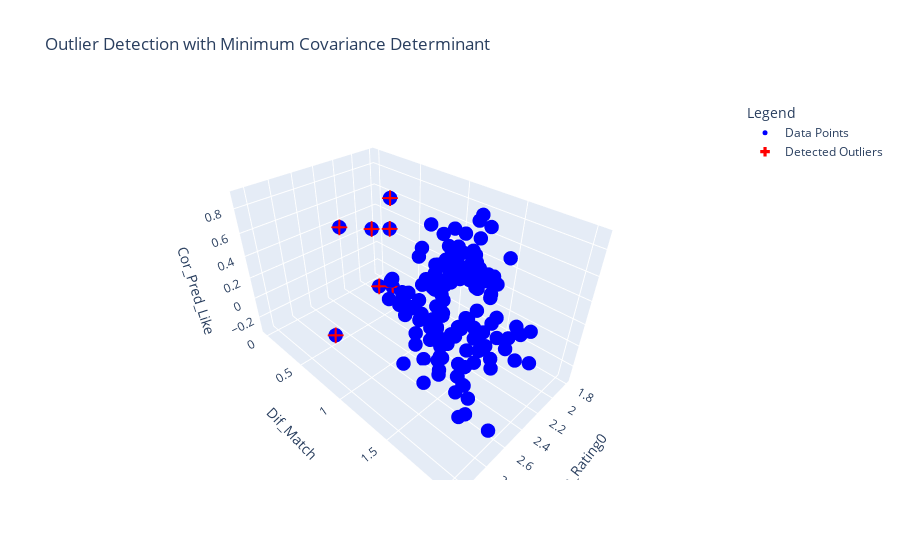

Write notebook code for a chart like this one.
### Code cell
import plotly.graph_objects as go
import pandas as pd
from sklearn.covariance import MinCovDet

# Assuming 'baseline' is your DataFrame and it has been imported already

# Drop the 'Subject' column and store the result for reuse
data_without_subject = baseline.drop("Subject", axis=1)

# Fit MinCovDet to the data without the 'Subject' column
robust_cov = MinCovDet().fit(data_without_subject)

# Calculate the Mahalanobis distance for each point
mahalanobis_distance = robust_cov.mahalanobis(data_without_subject)
# Define a threshold for outliers as the 95th percentile of these distances
threshold = np.percentile(mahalanobis_distance, 95)
outliers_baseline = mahalanobis_distance > threshold

# Create a Plotly figure
fig = go.Figure()

# Add normal data points
fig.add_trace(go.Scatter3d(
    x=data_without_subject['Mean_Rating0'],
    y=data_without_subject['Dif_Match'],
    z=data_without_subject['Cor_Pred_Like'],
    mode='markers',
    marker=dict(
        size=5,
        color='blue',  # normal points in blue
    ),
    name='Data Points'
))

# Add detected outliers
fig.add_trace(go.Scatter3d(
    x=data_without_subject.loc[outliers_baseline, 'Mean_Rating0'],
    y=data_without_subject.loc[outliers_baseline, 'Dif_Match'],
    z=data_without_subject.loc[outliers_baseline, 'Cor_Pred_Like'],
    mode='markers',
    marker=dict(
        size=8,
        color='red',  # outliers in red
        symbol='cross'
    ),
    name='Detected Outliers'
))

# Update plot layout
fig.update_layout(
    title='Outlier Detection with Minimum Covariance Determinant',
    scene=dict(
        xaxis_title='Mean_Rating0',
        yaxis_title='Dif_Match',
        zaxis_title='Cor_Pred_Like'
    ),
    legend_title_text='Legend'
)

fig.show()

### Figure 1 — Plotly figure (JSON) as saved in the notebook; plotly's stock layout.template omitted (floating-point values rounded to 4 significant figures; data arrays with more than 128 entries replaced by an {"elided": "..."} marker saying what was removed)
{"data": [{"marker": {"color": "blue", "size": 5}, "mode": "markers", "name": "Data Points", "x": {"elided": "149 float values"}, "y": {"elided": "149 float values"}, "z": {"elided": "149 float values"}, "type": "scatter3d"}, {"marker": {"color": "red", "size": 8, "symbol": "cross"}, "mode": "markers", "name": "Detected Outliers", "x": [2.044, 2.4, 3.067, 2.244, 2.244, 2.067, 1.8, 2.4], "y": [0.4205, 0.6078, 0.9739, 0.658, -0.01307, 0.4575, 0.9499, 0.6667], "z": [0.4308, 0.6308, 0.2196, 0.05296, 0.3597, 0.7261, 0.3079, 0.1395], "type": "scatter3d"}], "layout": {"legend": {"title": {"text": "Legend"}}, "title": {"text": "Outlier Detection with Minimum Covariance Determinant"}, "scene": {"xaxis": {"title": {"text": "Mean_Rating0"}}, "yaxis": {"title": {"text": "Dif_Match"}}, "zaxis": {"title": {"text": "Cor_Pred_Like"}}}}}
